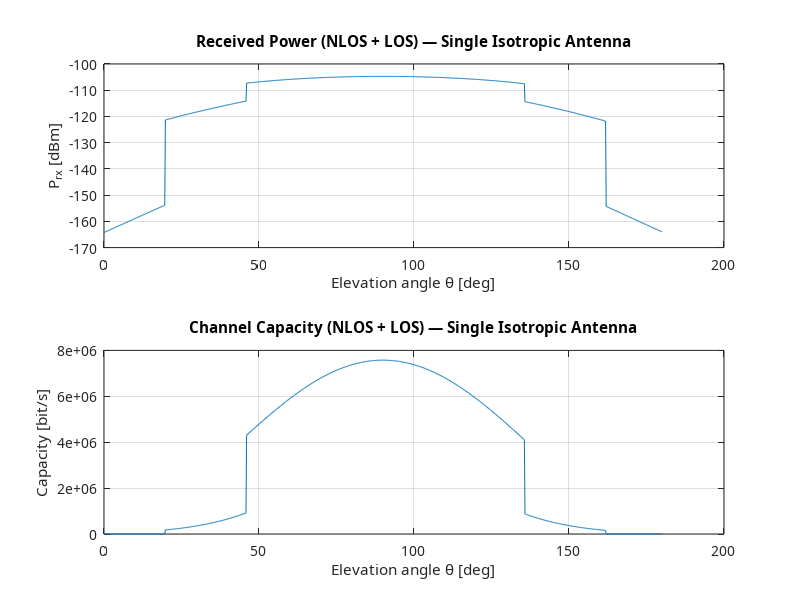
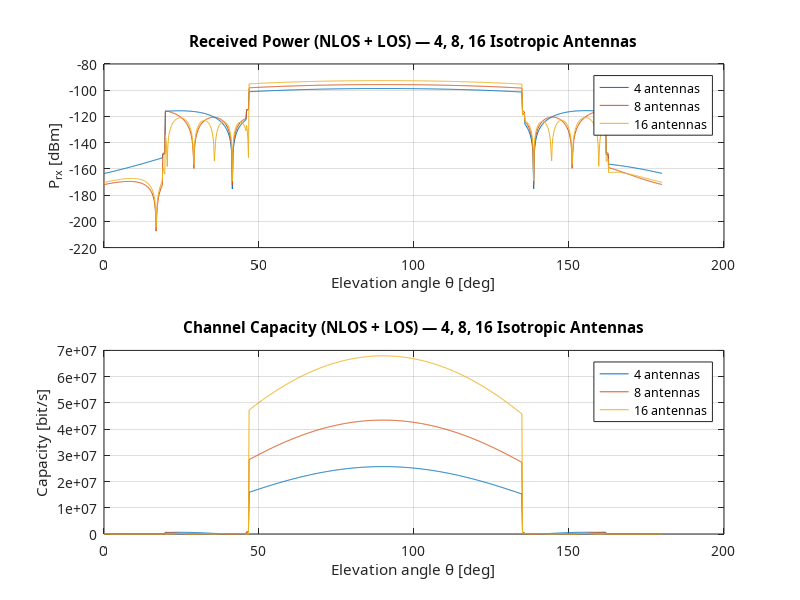
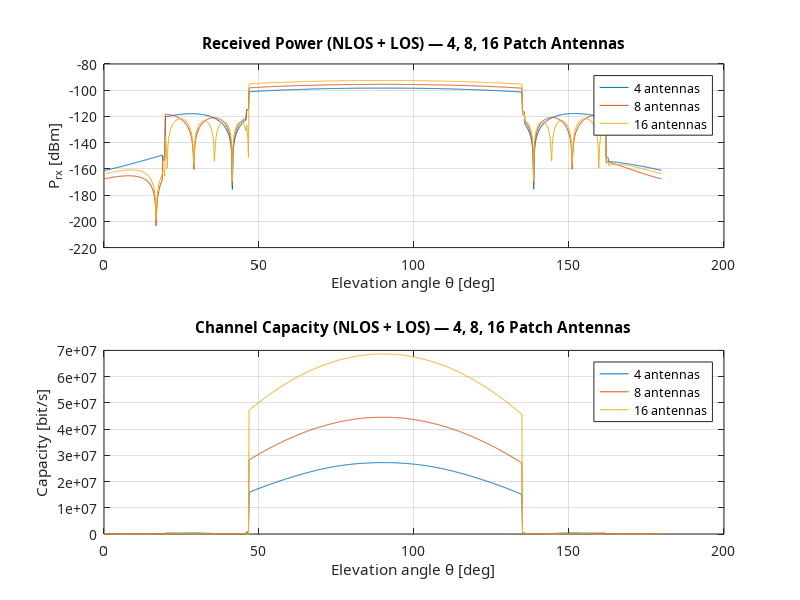

Write MATLAB code to recreate these figures, in order. (Note: this script raises an error after producing the figures.)
%% 26 GHz mmWave LEO SatCom — Step 3: Ground Reflection & Building Diffraction (NLOS/LOS)
% Course: ELEC-H415 (Wireless Communications / Propagation Modeling)
%
% Models an urban street-canyon receiver flanked by 10 m tall dielectric walls
% (x = +/-10 m, epsilon_r = 4) over theta = 0..180 deg:
%   - theta in [0, 19) and (162, 180] deg: single-edge Fresnel diffraction (NLOS)
%   - theta in [19, 45] and [135, 161] deg: specular Fresnel reflection off building walls
%   - theta in (45, 135) deg: unobstructed LOS reception
% Evaluates 1-antenna baseline plus 4, 8, and 16-element isotropic & patch ULAs.
%
% Runtime note: Default grid step pas = 0.2 deg runs in ~7-20 s. Setting
% pas = 0.02 deg matches the high-resolution report sweep but is slow due to
% full 9001x9001x3 steering arrays.

clc; clear; close all;
set(groot, 'DefaultAxesFontName', 'Calisto MT');  % Set default font for axes to Calisto MT
set(groot, 'DefaultTextFontName', 'Calisto MT');  % Set default font for text to Calisto MT
set(groot, 'DefaultFigureColor', 'w');  % Set the background color of all figures to white
try s = settings; s.matlab.appearance.figure.GraphicsTheme.TemporaryValue = 'light'; catch, end

%% Parameters
fc = 26e9;                 % Carrier frequency [Hz]
c = 3e8;                   % Speed of light [m/s]
lambda = c/fc;             % Wavelength [m]
beta = 2*pi/ lambda;       % Wavenumber [1/m]
omega = 2*pi*fc;           % Angular frequency [rad/s]
epsilon_r = 4;             % Relative permittivity of building facade
BW = 40e6;                 % Bandwidth [Hz]
EIRPW = 10e3;              % Transmitter EIRP [W] (eq 2.47)
EIRPdBW = 40;              % Transmitter EIRP [dBW]
EIRPdBm = 70;              % Transmitter EIRP [dBm]
F_db = 2;                  % Receiver Noise Figure [dB] (eq 3.92)
k = 1.379e-23;             % Boltzmann's constant [W Hz^-1 K^-1]
T_receiver = 275;          % Receiver noise temperature [K] (eq 3.92)
h_s = 500e3;               % Satellite orbit altitude [m]
T_rev = 5668;              % Satellite revolution period [s]
Z_0 = 377;                 % Free-space impedance [Ohm]
R_E = 6371e3;              % Earth radius [m]

pas = 0.2;                 % Angular grid resolution [deg] (use 0.02 for report high-res grid)
theta = (0:pas:180)*pi/180;% Elevation angle grid [rad]
d = sqrt( ((R_E+h_s)^2) - ( (R_E^2) * (cos(theta).^2) ) ) - (R_E.*sin(theta)); % Slant range [m]
idx45 = round(45/pas) + 1; % Index corresponding to 45 deg wall-top ray

% ULA parameters
antenna_space = lambda/2;
U_0 = 1;
size_array = [4; 8; 16];                           % Number of antennas in the array
size_array = permute(size_array, [3 2 1]);
theta_m = [90, 45, 30, 0] * pi/180;
delta = (beta*antenna_space.*cos(theta))';
psi = beta*antenna_space.*cos(theta) - delta;

% Knife-edge diffraction parameters
h = 10;                                            % Wall height [m]
d2 = zeros(1, 92/pas);
nu = zeros(1, 92/pas);
d1 = 10;                                           % Distance from wall to RX [m]
d2(1:46/pas) = d(1:46/pas) .* cos(theta(1:46/pas)) - 10;
d2((46+pas)/pas:end) = flip(d2(1:46/pas));
nu(1:46/pas) = (1-tan(theta(1:46/pas)))*h .* sqrt( (2/lambda) * (1./d2(1:46/pas) + 1/d1) );
nu((46+pas)/pas:end) = flip(nu(1:46/pas));
norm__squared_F_nu = -6.9 - 20*log10( sqrt( (nu-0.1).^2 + 1 ) + nu - 0.1); % Eq 3.70

% Total transmitted data parameters
alpha = asin( (d/(R_E + h_s)) .* cos(theta) );
delta_alpha = alpha(1:end-1) - alpha(2:end);
delta_tn = T_rev * (delta_alpha / (2*pi));

% Street canyon geometry: walls at x = +/-10 m, height 10 m
coef_reflex = ( cos(theta(20/pas:46/pas)) - ( sqrt(epsilon_r) * sqrt( 1 - ( (1/epsilon_r) * sin(theta(20/pas:46/pas)).^2) ) ) ) ./ ...
              ( cos(theta(20/pas:46/pas)) + ( sqrt(epsilon_r) * sqrt( 1 - ( (1/epsilon_r) * sin(theta(20/pas:46/pas)).^2) ) ) );
theta_deg = theta * 180 / pi;

%% Step 1 Baseline: Single Isotropic Antenna (NLOS + LOS)
G_rx = 1;
A_e_rx = ( lambda^2 / (4*pi) ) * G_rx;
E = ( sqrt(60*EIRPW) * exp(-1j*beta*d) ) ./ d;
P_rxW_WithoutReflexion = (A_e_rx * arrayfun(@norm, E).^2 ) / (2* Z_0);

E(20/pas:46/pas) = E(20/pas:46/pas) .* coef_reflex;
E(136/pas: end-((18+pas)/pas)) = E(136/pas: end-((18+pas)/pas)) .* flip(coef_reflex);
P_rxW_With_Reflexion = (A_e_rx * arrayfun(@norm, E).^2 ) / (2* Z_0);

P_rx_dBW_WithoutReflexion = 10*log10( P_rxW_WithoutReflexion );
P_rx_dBW_WithReflexion = 10*log10( P_rxW_With_Reflexion );

Reflex_dbWStart = abs(P_rx_dBW_WithReflexion(1:46/pas) - P_rx_dBW_WithoutReflexion(1:46/pas));
Reflex_dbWEnd = abs(P_rx_dBW_WithReflexion(136/pas:end) - P_rx_dBW_WithoutReflexion(136/pas:end));
indices_No_ReflexStart = find( Reflex_dbWStart == 0);
indices_No_ReflexEnd = find(Reflex_dbWEnd == 0);

P_rx_dBW_WithReflexion(indices_No_ReflexStart) = P_rx_dBW_WithoutReflexion(indices_No_ReflexStart) + norm__squared_F_nu(indices_No_ReflexStart);
P_rx_dBW_WithReflexion(136/pas+indices_No_ReflexEnd-1) = P_rx_dBW_WithoutReflexion(136/pas+indices_No_ReflexEnd-1) + norm__squared_F_nu(46/pas+indices_No_ReflexEnd);
P_rx_dBm_With_diffraction = P_rx_dBW_WithReflexion + 30;

SNR_db = P_rx_dBW_WithReflexion - F_db - 10*log10(k*T_receiver*BW);
SNR_lin = 10.^(SNR_db/10);
C = BW * log2(1+SNR_lin);
transmitted_data_1Antenna_iso = sum(((C(1:end-1) + C(2:end))/2) .* delta_tn, 2);

figure;
subplot(2,1,1);
plot(theta_deg, P_rx_dBm_With_diffraction);
title('Received Power (NLOS + LOS) — Single Isotropic Antenna');
xlabel('Elevation angle \theta [deg]'); ylabel('P_{rx} [dBm]'); grid on;

subplot(2,1,2);
plot(theta_deg, C);
xlabel('Elevation angle \theta [deg]'); ylabel('Capacity [bit/s]');
title('Channel Capacity (NLOS + LOS) — Single Isotropic Antenna'); grid on;

%% Isotropic ULA Step 2 (4, 8, 16 Antennas)
U_theta = U_0;
psi(psi == 0) = 1e-15;
psi(4, length(theta)) = 1e-15;

Array_Factor = ( exp(1j*(size_array-1).*psi/2) .* sin(size_array.*psi/2) ) ./ (sin(psi/2));
U_array = arrayfun(@abs, Array_Factor).^2 .* U_theta;
sin_theta = sin(theta);
P_rx = trapz(theta, U_array .* sin_theta, 2);

[row, ~] = size(U_array);
for i = 1:row
    if i <= 19/pas || i >= 163/pas
        U_array(i, 1, :) = U_array(i, idx45, :);
    elseif (i > 19/pas && i < 47/pas) || (i > 135/pas && i < 163/pas)
        U_array(i, 1, :) = U_array(i, end-i+1, :);
    else
        U_array(i, 1, :) = U_array(i, i, :);
    end
end
U_array = U_array(:, 1, :);
Gain_rx = U_array ./ ( (1/2) * P_rx );
Gain_rx = permute(Gain_rx, [3 1 2]);

A_e_rx = ( lambda^2 / (4*pi) ) * Gain_rx;
E = ( sqrt(60*EIRPW) * exp(-1j*beta*d) ) ./ d;
P_rxW_WithoutReflexion = (A_e_rx .* arrayfun(@norm, E).^2 ) / (2* Z_0);
E(20/pas:46/pas) = E(20/pas:46/pas) .* coef_reflex;
E(136/pas: end-((18+pas)/pas)) = E(136/pas: end-((18+pas)/pas)) .* flip(coef_reflex);
P_rxW_With_Reflexion = (A_e_rx .* arrayfun(@norm, E).^2 ) / (2* Z_0);

P_rx_dBW_WithoutReflexion = 10*log10( P_rxW_WithoutReflexion );
P_rx_dBW_WithReflexion = 10*log10( P_rxW_With_Reflexion );

Reflex_dbWStart = abs(P_rx_dBW_WithReflexion(1,1:46/pas) - P_rx_dBW_WithoutReflexion(1,1:46/pas));
Reflex_dbWEnd = abs(P_rx_dBW_WithReflexion(1,136/pas:end) - P_rx_dBW_WithoutReflexion(1,136/pas:end));
indices_No_ReflexStart = find( Reflex_dbWStart == 0);
indices_No_ReflexEnd = find(Reflex_dbWEnd == 0);

P_rx_dBW_WithReflexion(:,indices_No_ReflexStart) = P_rx_dBW_WithoutReflexion(:,indices_No_ReflexStart) + norm__squared_F_nu(indices_No_ReflexStart);
P_rx_dBW_WithReflexion(:,136/pas+indices_No_ReflexEnd-1) = P_rx_dBW_WithoutReflexion(:,136/pas+indices_No_ReflexEnd-1) + norm__squared_F_nu(47/pas+indices_No_ReflexEnd-1);
P_rx_dBm_With_diffraction = P_rx_dBW_WithReflexion + 30;

SNR_db = P_rx_dBW_WithReflexion - F_db - 10*log10(k*T_receiver*BW);
SNR_lin = 10.^(SNR_db/10);
C = BW * log2(1+SNR_lin);
transmitted_data_iso = sum(((C(:,1:end-1,:) + C(:,2:end,:))/2) .* delta_tn, 2);
transmitted_data_iso = squeeze(transmitted_data_iso);
max1 = max(C, [], 2);

figure;
subplot(2,1,1);
plot(theta_deg, P_rx_dBm_With_diffraction');
title('Received Power (NLOS + LOS) — 4, 8, 16 Isotropic Antennas');
xlabel('Elevation angle \theta [deg]'); ylabel('P_{rx} [dBm]');
legend('4 antennas', '8 antennas', '16 antennas'); grid on;

subplot(2,1,2);
plot(theta_deg, C');
title('Channel Capacity (NLOS + LOS) — 4, 8, 16 Isotropic Antennas');
xlabel('Elevation angle \theta [deg]'); ylabel('Capacity [bit/s]');
legend('4 antennas', '8 antennas', '16 antennas'); grid on;

%% Patch ULA Step 2 (4, 8, 16 Antennas)
U_theta = U_0 * sin(theta).^2;
psi(psi == 0) = 1e-15;
psi(4, length(theta)) = 1e-15;

Array_Factor = ( exp(1j*(size_array-1).*psi/2) .* sin(size_array.*psi/2) ) ./ (sin(psi/2));
U_array = arrayfun(@abs, Array_Factor).^2 .* U_theta;
P_rx = trapz(theta, U_array .* sin(theta), 2);

[row, ~] = size(U_array);
for i = 1:row
    if i <= 19/pas || i >= 163/pas
        U_array(i, 1, :) = U_array(i, idx45, :);
    elseif (i > 19/pas && i < 47/pas) || (i > 135/pas && i < 163/pas)
        U_array(i, 1, :) = U_array(i, end-i+1, :);
    else
        U_array(i, 1, :) = U_array(i, i, :);
    end
end
U_array = U_array(:, 1, :);
Gain_rx = U_array ./ ( (1/2) * P_rx );
Gain_rx = permute(Gain_rx, [3 1 2]);

A_e_rx = ( lambda^2 / (4*pi) ) * Gain_rx;
E = ( sqrt(60*EIRPW) * exp(-1j*beta*d) ) ./ d;
P_rxW_WithoutReflexion = (A_e_rx .* arrayfun(@norm, E).^2 ) / (2* Z_0);
E(20/pas:46/pas) = E(20/pas:46/pas) .* coef_reflex;
E(136/pas: end-((18+pas)/pas)) = E(136/pas: end-((18+pas)/pas)) .* flip(coef_reflex);
P_rxW_With_Reflexion = (A_e_rx .* arrayfun(@norm, E).^2 ) / (2* Z_0);
P_rxW_With_Reflexion(:, length(theta), :) = 0;
P_rxW_WithoutReflexion(:, length(theta), :) = 0;

P_rx_dBW_WithoutReflexion = 10*log10( P_rxW_WithoutReflexion );
P_rx_dBW_WithReflexion = 10*log10( P_rxW_With_Reflexion );

P_rx_dBW_WithReflexion(:,indices_No_ReflexStart) = P_rx_dBW_WithoutReflexion(:,indices_No_ReflexStart) + norm__squared_F_nu(indices_No_ReflexStart);
P_rx_dBW_WithReflexion(:,136/pas+indices_No_ReflexEnd-1) = P_rx_dBW_WithoutReflexion(:,136/pas+indices_No_ReflexEnd-1) + norm__squared_F_nu(47/pas+indices_No_ReflexEnd-1);
P_rx_dBm_With_diffraction = P_rx_dBW_WithReflexion + 30;

SNR_db = P_rx_dBW_WithReflexion - F_db - 10*log10(k*T_receiver*BW);
SNR_lin = 10.^(SNR_db/10);
C = BW * log2(1+SNR_lin);
transmitted_data_patch = sum(((C(:,1:end-1,:) + C(:,2:end,:))/2) .* delta_tn, 2);
transmitted_data_patch = squeeze(transmitted_data_patch);
max2 = max(C, [], 2);

figure;
subplot(2,1,1);
plot(theta_deg, P_rx_dBm_With_diffraction');
title('Received Power (NLOS + LOS) — 4, 8, 16 Patch Antennas');
xlabel('Elevation angle \theta [deg]'); ylabel('P_{rx} [dBm]');
legend('4 antennas', '8 antennas', '16 antennas'); grid on;

subplot(2,1,2);
plot(theta_deg, C');
title('Channel Capacity (NLOS + LOS) — 4, 8, 16 Patch Antennas');
xlabel('Elevation angle \theta [deg]'); ylabel('Capacity [bit/s]');
legend('4 antennas', '8 antennas', '16 antennas'); grid on;

fprintf('Step 3 Summary (pas = %.2f deg):\n', pas);
fprintf('  1-antenna Iso pass data   : %.4f Gbit\n', transmitted_data_1Antenna_iso/1e9);
fprintf('  [4, 8, 16] Iso pass data  : %s Gbit | Peak C: %s Mbit/s\n', ...
    sprintf('%.3f ', transmitted_data_iso/1e9), sprintf('%.2f ', max1/1e6));
fprintf('  [4, 8, 16] Patch pass data: %s Gbit | Peak C: %s Mbit/s\n', ...
    sprintf('%.3f ', transmitted_data_patch/1e9), sprintf('%.2f ', max2/1e6));

%% Export Figures (450 DPI PNG + Vector PDF)
figRoot = fullfile(fileparts(fileparts(mfilename('fullpath'))), 'docs', 'figures');
pngDir = fullfile(figRoot, 'png');
pdfDir = fullfile(figRoot, 'pdf');
if ~exist(pngDir, 'dir'), mkdir(pngDir); end
if ~exist(pdfDir, 'dir'), mkdir(pdfDir); end
figs = findall(0, 'Type', 'figure');
if ~isempty(figs)
    [~, ord] = sort([figs.Number]);
    figs = figs(ord);
    for fi = 1:numel(figs)
        exportgraphics(figs(fi), fullfile(pngDir, sprintf('step3_fig%02d.png', fi)), 'Resolution', 450, 'BackgroundColor', 'white');
        exportgraphics(figs(fi), fullfile(pdfDir, sprintf('step3_fig%02d.pdf', fi)), 'ContentType', 'vector', 'BackgroundColor', 'white');
    end
end
